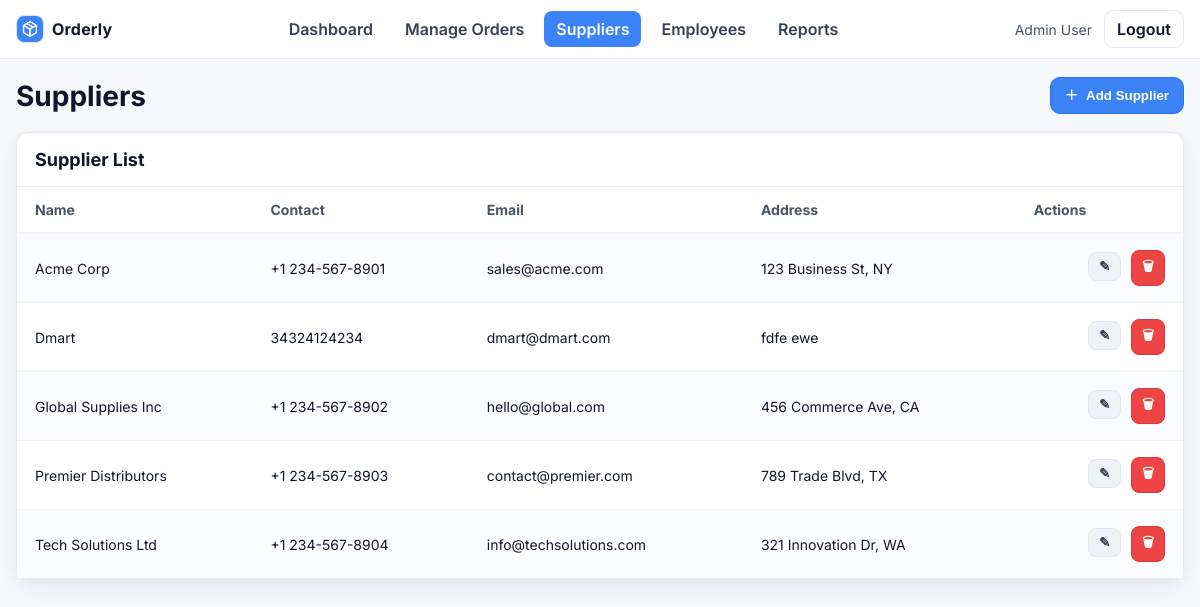
/admin/suppliers (signed in), run on the app's committed database.
### models.py (models this page shows)
class Supplier(db.Model):
    id = db.Column(db.Integer, primary_key=True)
    name = db.Column(db.String(100))
    contact = db.Column(db.String(100))
    email = db.Column(db.String(100))
    address = db.Column(db.String(200))
    orders = db.relationship('Order', backref='supplier', lazy=True)

### app.py (the view)
@app.route('/admin/suppliers')
def admin_suppliers():
    if session.get('role') == 'admin':
        suppliers = Supplier.query.order_by(Supplier.name).all()
        return render_template('admin/suppliers.html', suppliers=suppliers)
    flash("Unauthorized access")
    return redirect('/')

### templates/admin/suppliers.html (shortened to what this page needs)
<!doctype html>
<html lang="en">
<head>
  <link rel="stylesheet" href="{{ url_for('static', filename='admin.css') }}">
</head>
<body>
  <header class="adminNavBar">
    <div class="adminNavInner">
      <a class="adminNavBrand" href="{{ url_for('admin_dashboard') }}">
        <img class="adminNavBrandLogo" src="{{ url_for('static', filename='images/logo.png') }}" alt="Orderly logo">
        <span class="adminNavBrandText">Orderly</span>
      </a>
      <nav class="adminNavLinks">
        <a class="adminNavLink" href="{{ url_for('admin_dashboard') }}">Dashboard</a>
        <a class="adminNavLink" href="{{ url_for('admin_orders') }}">Manage Orders</a>
        <a class="adminNavLink adminNavLinkActive" href="{{ url_for('admin_suppliers') }}">Suppliers</a>
        <a class="adminNavLink" href="{{ url_for('admin_employee') }}">Employees</a>
        <a class="adminNavLink" href="{{ url_for('admin_reports') }}">Reports</a>
      </nav>
      <div class="adminNavRight">
        <span class="adminNavUser">{{ session.get('user_name','Admin User') }}</span>
        <a class="adminNavBtn" href="{{ url_for('logout') }}">Logout</a>
      </div>
    </div>
  </header>
  <main class="adminSuppliersPage">
    <div class="adminSuppliersHeader">
      <h1 class="adminSuppliersTitle">Suppliers</h1>
      <button type="button" class="adminSuppliersAddBtn" onclick="document.getElementById('addSupplierDlg').showModal()">
        <span class="adminSuppliersAddIcon">＋</span> Add Supplier
      </button>
    </div>
    <section class="adminSuppliersPanel">
      <div class="adminSuppliersPanelHead">
        <h2 class="adminSuppliersPanelTitle">Supplier List</h2>
      </div>
      <div class="adminSuppliersTableWrap">
        <table class="adminSuppliersTable">
          <thead>
            <tr>
              <th>Name</th>
              <th>Contact</th>
              <th>Email</th>
              <th>Address</th>
              <th class="adminEmployeesTextRight">Actions</th>
            </tr>
          </thead>
          <tbody>
            {% for s in suppliers %}
            <tr>
              <td>{{ s.name }}</td>
              <td>{{ s.contact }}</td>
              <td>{{ s.email }}</td>
              <td>{{ s.address }}</td>
              <td class="adminEmployeesTextRight">
                <button
                  class="adminOrdersIconBtn adminOrdersIconBtnGray"
                  title="Edit"
                  onclick="openEditSupplier('{{ s.id }}', '{{ s.name|e }}', '{{ s.contact|e }}', '{{ s.email|e }}', '{{ s.address|e }}')">✎</button>
                <form method="post" action="{{ url_for('admin_suppliers_delete', supplier_id=s.id) }}" style="display:inline">
                  <button class="adminOrdersIconBtn adminOrdersIconBtnRed" title="Delete"
                          onclick="return confirm('Delete {{ s.name }}?')">🗑</button>
                </form>
              </td>
            </tr>
            {% else %}
            <tr>
              <td colspan="5">No suppliers found.</td>
            </tr>
            {% endfor %}
          </tbody>
        </table>
      </div>
    </section>
  </main>
</body>
</html>

### static/admin.css (style rules this page uses)
:root { --adminBg: #f7f8fb; --adminPanel: #ffffff; --adminText: #0f172a; --adminMuted: #667085; --adminBorder: #e6e9ef; --adminPrimary: #3b82f6; --adminPrimarySoft: #e6efff; --adminGreen: #22c55e; --adminGreenSoft: #e7f8ee; --adminAmber: #f59e0b; --adminAmberSoft: #fff3d9; --adminRed: #ef4444; --adminRedSoft: #ffe4e6; --adminNavBorder: var(--adminBorder); --adminNavBg: #ffffffcc; --adminNavLink: #374151; --adminNavLinkHover: #f1f5f9; --adminNavPrimary: var(--adminPrimary); --adminRadius: 12px; --adminShadow: 0 10px 30px rgba(16, 24, 40, .06), 0 2px 8px rgba(16, 24, 40, .05); }
* { box-sizing: border-box }
html, body { height: 100%; margin: 0 }
body { font-family: Inter, system-ui, -apple-system, Segoe UI, Roboto, Arial, sans-serif; color: var(--adminText); background: var(--adminBg); }
:root { --adminNavBorder: #e6e9ef; --adminNavBg: #ffffffcc; --adminNavLink: #374151; --adminNavLinkHover: #f1f5f9; --adminNavPrimary: #3b82f6; }
.adminNavBar { position: sticky; top: 0; z-index: 40; background: var(--adminNavBg); backdrop-filter: blur(8px); border-bottom: 1px solid var(--adminNavBorder); }
.adminNavInner { max-width: 1200px; margin: 0 auto; padding: 10px 16px; display: flex; align-items: center; justify-content: space-between; gap: 20px; }
.adminNavBrand { display: flex; align-items: center; gap: 8px; text-decoration: none; color: inherit; }
.adminNavBrandLogo { width: 28px; height: 28px; border-radius: 8px; object-fit: cover; background: #e6efff; border: 1px solid #d7e5ff; display: block; }
.adminNavBrandText { font-weight: 700; letter-spacing: .2px; }
.adminNavLinks { display: flex; gap: 8px }
.adminNavLink { padding: 8px 12px; border-radius: 8px; text-decoration: none; color: var(--adminNavLink); font-weight: 600; }
.adminNavLinkActive { background: var(--adminNavPrimary); color: #fff }
.adminNavRight { display: flex; gap: 12px; align-items: center }
.adminNavUser { font-size: 14px; color: #475569 }
.adminNavBtn { border: 1px solid var(--adminNavBorder); background: #fff; color: #0f172a; border-radius: 10px; padding: 8px 12px; font-weight: 600; cursor: pointer; text-decoration: none; }
.adminOrdersIconBtn { border: 1px solid var(--adminBorder); background: #fff; border-radius: 8px; padding: 6px 10px; font-weight: 800; cursor: pointer; margin-left: 6px; }
.adminOrdersIconBtnRed { background: var(--adminRed); color: #fff; border-color: #d63a3a }
.adminOrdersIconBtnGray { background: #eef2f7; color: #334155; border-color: #e2e6ee }
.adminSuppliersPage { max-width: 1200px; margin: 18px auto; padding: 0 16px }
.adminSuppliersHeader { display: flex; align-items: center; justify-content: space-between; gap: 12px; margin: 8px 0 18px 0; }
.adminSuppliersTitle { margin: 0; font-size: 28px }
.adminSuppliersAddBtn { display: inline-flex; align-items: center; gap: 8px; background: #3b82f6; color: #fff; text-decoration: none; border: 1px solid #306fe0; padding: 10px 14px; border-radius: 10px; font-weight: 700; }
.adminSuppliersAddIcon { font-weight: 900; line-height: 1 }
.adminSuppliersPanel { background: #fff; border: 1px solid var(--adminBorder); border-radius: 12px; box-shadow: var(--adminShadow); }
.adminSuppliersPanelHead { padding: 16px 18px; border-bottom: 1px solid #eef1f5 }
.adminSuppliersPanelTitle { margin: 0; font-size: 18px }
.adminSuppliersTableWrap { overflow: auto }
.adminSuppliersTable { width: 100%; border-collapse: separate; border-spacing: 0; font-size: 14px; }
.adminSuppliersTable thead th { text-align: left; font-weight: 700; color: #475569; padding: 14px 18px; background: #fff; position: sticky; top: 0; z-index: 1; border-bottom: 1px solid #eef1f5; }
.adminSuppliersTable tbody td { padding: 16px 18px; border-top: 1px solid #f0f2f6; background: #fff; }
.adminSuppliersTable tbody tr:nth-child(odd) td { background: #fbfcff }
.adminEmployeesTextRight { text-align: right }

### data on the page
Supplier: name "Acme Corp", contact "+1 234-567-8901", email "sales@acme.com", address "123 Business St, NY"
Supplier: name "Dmart", contact "34324124234", email "dmart@dmart.com", address "fdfe ewe"
Supplier: name "Global Supplies Inc", contact "+1 234-567-8902", email "hello@global.com", address "456 Commerce Ave, CA"
Supplier: name "Premier Distributors", contact "+1 234-567-8903", email "contact@premier.com", address "789 Trade Blvd, TX"
Supplier: name "Tech Solutions Ltd", contact "+1 234-567-8904", email "info@techsolutions.com", address "321 Innovation Dr, WA"

### other printed values
{{ session.get('user_name','Admin User') }} "Admin User"
